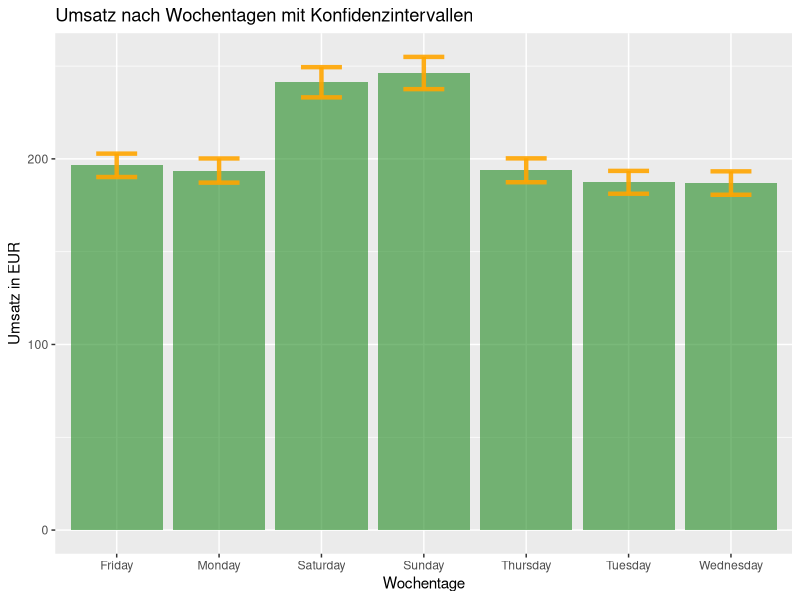

Source code (R):
## ---- chunk 1
library(readr)
library(lubridate)
library(ggplot2)
library(dplyr)

## ---- chunk 2
umsatzdaten <- read_csv("umsatzdaten_gekuerzt.csv")

## ---- chunk 3
umsatzdaten$Wochentag <- weekdays(as.Date(umsatzdaten$Datum))


my_sum_1 <- umsatzdaten %>%
     group_by(Wochentag) %>%
   summarise(
     n=n(),
      mean=mean(Umsatz),
      sd=sd(Umsatz)
    ) %>%
    mutate( se=sd/sqrt(n))  %>%
    mutate( ic=se * qt((1-0.05)/2 + .5, n-1))

 
# Balkendiagramme
diagramm_1<-(
  ggplot(my_sum_1) +
  geom_bar( aes(x=as.factor(Wochentag), y=mean), stat="identity", fill="forestgreen", alpha=0.6) +
  geom_errorbar( aes(x=Wochentag, ymin=mean-ic, ymax=mean+ic), width=0.4, colour="orange", alpha=0.9, size=1.5) +
  ggtitle("Umsatz nach Wochentagen mit Konfidenzintervallen") + ylab("Umsatz in EUR") + xlab("Wochentage")
)

print(diagramm_1)

